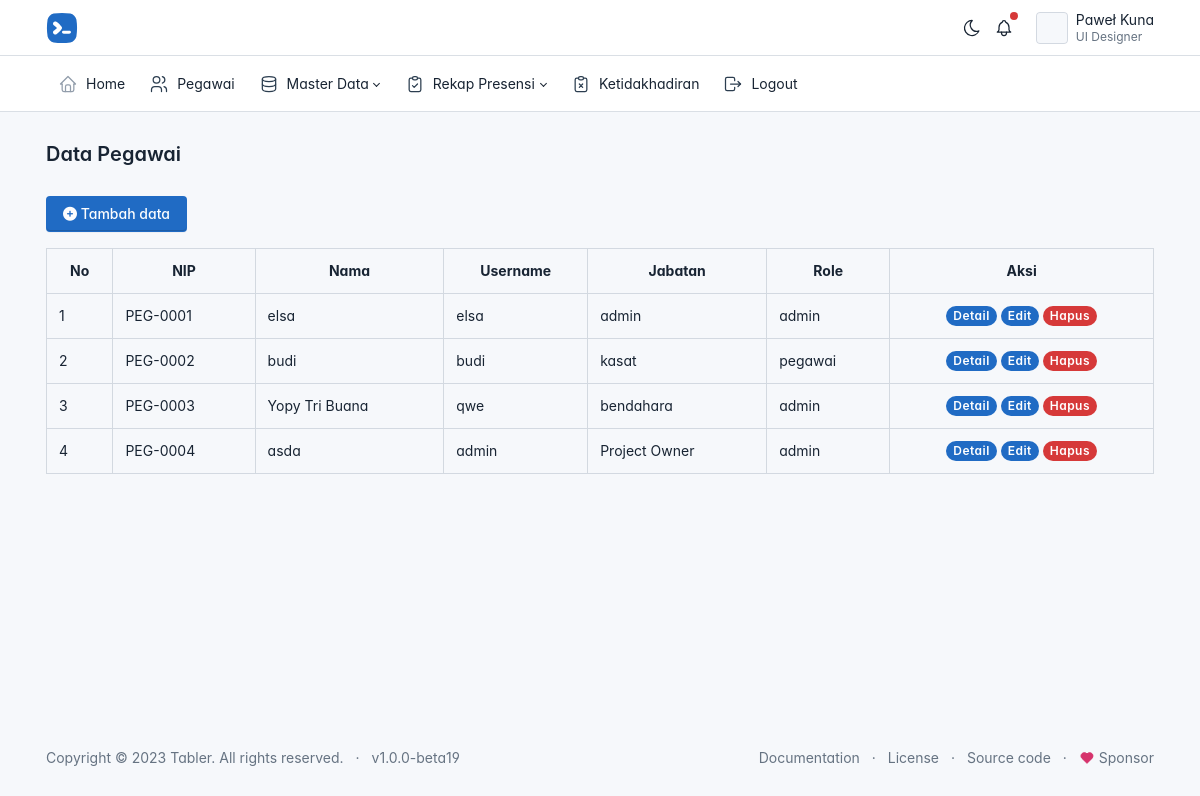
Before: /admin/data_pegawai/pegawai.php (signed in) with the older database file.
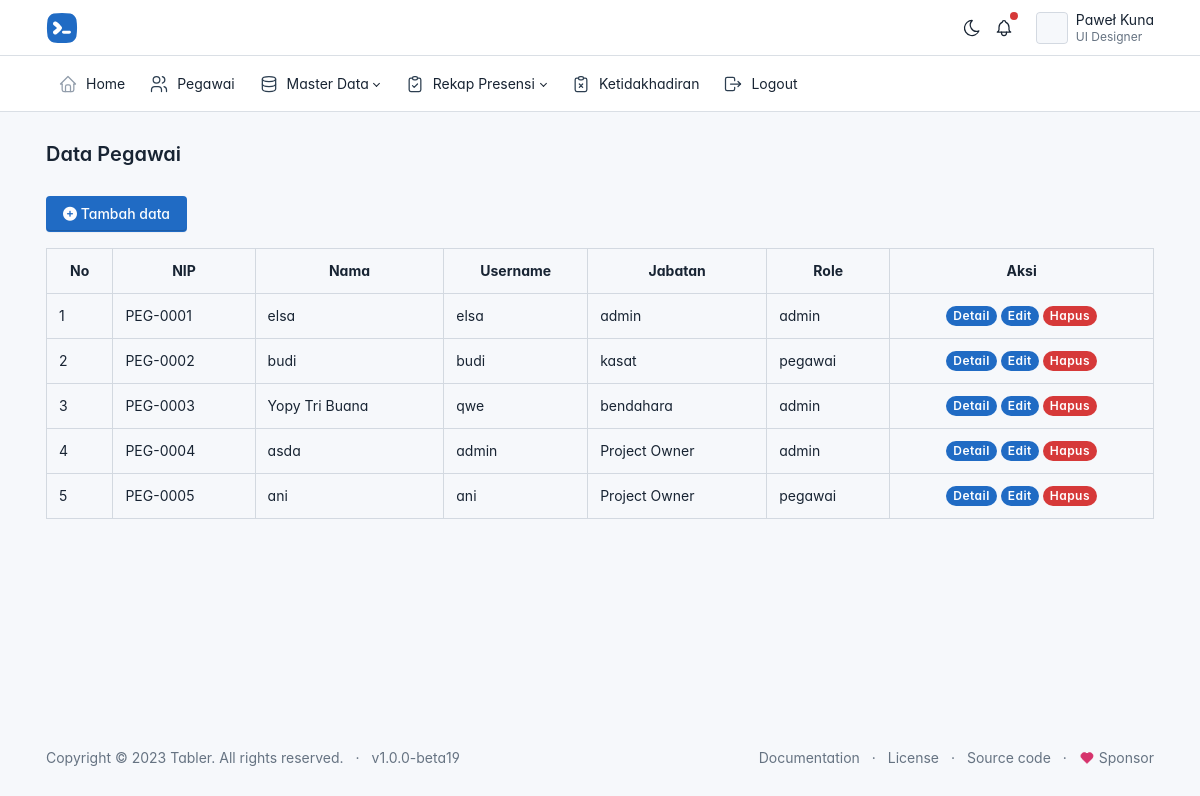
After: the same page with the newer database file.
### tables this page shows
CREATE TABLE `users` (
  `id` int(11) NOT NULL,
  `id_pegawai` int(11) NOT NULL,
  `username` varchar(255) NOT NULL,
  `password` varchar(255) NOT NULL,
  `status` varchar(20) NOT NULL,
  `role` varchar(20) NOT NULL
);

CREATE TABLE `pegawai` (
  `id` int(11) NOT NULL,
  `nip` varchar(50) NOT NULL,
  `nama` varchar(255) NOT NULL,
  `jenis_kelamin` varchar(50) NOT NULL,
  `alamat` varchar(225) NOT NULL,
  `no_handphone` varchar(20) NOT NULL,
  `jabatan` varchar(50) NOT NULL,
  `lokasi_presensi` varchar(225) NOT NULL,
  `foto` varchar(225) NOT NULL
);

### config.php (called while the page is built, shortened)
<?php
function base_url($url = null)
{
    $base_url = 'http://localhost/presensi';
    if ($url != null) {
        return $base_url . "/".$url;
    }
    return $base_url;
}

### admin/data_pegawai/pegawai.php (the view, shortened to what this page needs)
<?php
$judul_halaman = "Data Pegawai";
include('../../admin/layout/header.php');
require_once('../../config.php');
$result = mysqli_query($connection, "SELECT users.id_pegawai, users.username, users.password, users.status, users.role, pegawai.* FROM users JOIN pegawai ON users.id_pegawai = pegawai.id") or die(mysqli_error($connection));
?>
<div class="page-body">
    <div class="container-xl">
        <a href="<?= base_url('admin/data_pegawai/tambah.php') ?>" class="btn btn-primary">
            <span class="text">
                <i class="fa-solid fa-circle-plus"></i>
                Tambah data
            </span>
        </a>
        <table class="table table-bordered mt-3">
            <tr class="text-center">
                <th>No</th>
                <th>NIP</th>
                <th>Nama</th>
                <th>Username</th>
                <th>Jabatan</th>
                <th>Role</th>
                <th>Aksi</th>
            </tr>
            <?php if (mysqli_num_rows($result) === 0) { ?>
                <tr>
                    <td colspan="7">Data Kosong, Silahkan tambahkan data baru</td>
                </tr>
            <?php } else { ?>
                <?php $no = 1;
                while ($pegawai = mysqli_fetch_array($result)) : ?>
                    <tr >
                        <td><?= $no++ ?></td>
                        <td><?= $pegawai['nip'] ?></td>
                        <td><?= $pegawai['nama']  ?></td>
                        <td><?= $pegawai['username'] ?></td>
                        <td><?= $pegawai['jabatan'] ?></td>
                        <td><?= $pegawai['role'] ?></td>
                        <td class="text-center">
                            <a href="<?= base_url('admin/data_pegawai/detail.php?id=' . $pegawai['id']) ?>" class="badge badge-pill bg-primary">Detail</a>
                            <a href="<?= base_url('admin/data_pegawai/edit.php?id=' . $pegawai['id']) ?>" class="badge badge-pill bg-primary">Edit</a>
                            <a href="<?= base_url('admin/data_pegawai/hapus.php?id=' . $pegawai['id']) ?>" class="badge badge-pill bg-danger tombol-hapus">Hapus</a>
                        </td>
                    </tr>
                <?php endwhile; ?>
            <?php } ?>
        </table>
    </div>
</div>
<?php include('../layout/footer.php'); ?>

### admin/layout/header.php (shortened to what this page needs)
<?php
global $judul_halaman;
require_once('../../config.php')
?>
<!doctype html>
<html lang="en">
<head>
    <link href=" <?= base_url('assets/css/tabler.min.css?1684106062')?> " rel="stylesheet" />
    <link href=" <?= base_url('assets/css/tabler-vendors.min.css?1684106062')?>" rel="stylesheet" />
    <link href=" <?= base_url('assets/css/demo.min.css?1684106062')?>" rel="stylesheet" />
    <link rel="stylesheet" href="https://cdnjs.cloudflare.com/ajax/libs/font-awesome/6.5.2/css/all.min.css" />
</head>
<body>
    <div class="page">
        <header class="navbar navbar-expand-md d-print-none">
            <div class="container-xl">
                <h1 class="navbar-brand navbar-brand-autodark d-none-navbar-horizontal pe-0 pe-md-3">
                    <a href=".">
                        <img src="<?= base_url('assets/img/logo-small.svg') ?>" width="110" height="32" alt="Tabler" class="navbar-brand-image">
                    </a>
                </h1>
                <div class="navbar-nav flex-row order-md-last">
                    <div class="d-none d-md-flex">
                        <a href="?theme=dark" class="nav-link px-0 hide-theme-dark" title="Enable dark mode" data-bs-toggle="tooltip" data-bs-placement="bottom">
                        </a>
                        <div class="nav-item dropdown d-none d-md-flex me-3">
                            <a href="#" class="nav-link px-0" data-bs-toggle="dropdown" tabindex="-1" aria-label="Show notifications">
                                <span class="badge bg-red"></span>
                            </a>
                        </div>
                    </div>
                    <div class="nav-item dropdown">
                        <a href="#" class="nav-link d-flex lh-1 text-reset p-0" data-bs-toggle="dropdown" aria-label="Open user menu">
                            <span class="avatar avatar-sm" style="background-image: url(./static/avatars/000m.jpg)"></span>
                            <div class="d-none d-xl-block ps-2">
                                <div>Paweł Kuna</div>
                                <div class="mt-1 small text-muted">UI Designer</div>
                            </div>
                        </a>
                    </div>
                </div>
            </div>
        </header>
        <header class="navbar-expand-md">
            <div class="collapse navbar-collapse" id="navbar-menu">
                <div class="navbar">
                    <div class="container-xl">
                        <ul class="navbar-nav">
                            <li class="nav-item">
                                <a class="nav-link" href="<?= base_url('admin/home/home.php') ?>">
                                    <span class="nav-link-icon d-md-none d-lg-inline-block">
                                    </span>
                                    <span class="nav-link-title">
                                        Home
                                    </span>
                                </a>
                            </li>
                            <li class="nav-item">
                                <a class="nav-link" href="<?= base_url('admin/data_pegawai/pegawai.php') ?>">
                                    <span class="nav-link-icon d-md-none d-lg-inline-block">
                                    </span>
                                    <span class="nav-link-title">
                                        Pegawai
                                    </span>
                                </a>
                            </li>
                            <li class="nav-item dropdown">
                                <a class="nav-link dropdown-toggle" href="#navbar-base" data-bs-toggle="dropdown" data-bs-auto-close="outside" role="button" aria-expanded="false">
                                    <span class="nav-link-icon d-md-none d-lg-inline-block">
                                    </span>
                                    <span class="nav-link-title">
                                        Master Data
                                    </span>
                                </a>
                            </li>
                            <li class="nav-item dropdown">
                                <a class="nav-link dropdown-toggle" href="#navbar-base" data-bs-toggle="dropdown" data-bs-auto-close="outside" role="button" aria-expanded="false">
                                    <span class="nav-link-icon d-md-none d-lg-inline-block">
                                    </span>
                                    <span class="nav-link-title">
                                        Rekap Presensi
                                    </span>
                                </a>
                            </li>
                            <li class="nav-item">
                                <a class="nav-link" href="<?= base_url('admin/data_ketidakhadiran/ketidakhadiran.php') ?>">
                                    <span class="nav-link-icon d-md-none d-lg-inline-block">
                                    </span>
                                    <span class="nav-link-title">
                                        Ketidakhadiran
                                    </span>
                                </a>
                            </li>
                            <li class="nav-item">
                                <a class="nav-link" href="<?= base_url('auth/logout.php') ?>">
                                    <span class="nav-link-icon d-md-none d-lg-inline-block">
                                    </span>
                                    <span class="nav-link-title">
                                        Logout
                                    </span>
                                </a>
                            </li>
                        </ul>
                    </div>
                </div>
            </div>
        </header>
        <div class="page-wrapper">
            <div class="page-header d-print-none">
                <div class="container-xl">
                    <div class="row g-2 align-items-center">
                        <div class="col">
                            <h2 class="page-title">
                                <?= $judul_halaman ?>
                            </h2>
                        </div>
                    </div>
                </div>
            </div>

### admin/layout/footer.php (shortened to what this page needs)
<footer class="footer footer-transparent d-print-none">
    <div class="container-xl">
        <div class="row text-center align-items-center flex-row-reverse">
            <div class="col-lg-auto ms-lg-auto">
                <ul class="list-inline list-inline-dots mb-0">
                    <li class="list-inline-item"><a href="https://tabler.io/docs" target="_blank" class="link-secondary" rel="noopener">Documentation</a></li>
                    <li class="list-inline-item"><a href="./license.html" class="link-secondary">License</a></li>
                    <li class="list-inline-item"><a href="https://github.com/tabler/tabler" target="_blank" class="link-secondary" rel="noopener">Source code</a></li>
                    <li class="list-inline-item">
                        <a href="https://github.com/sponsors/codecalm" target="_blank" class="link-secondary" rel="noopener">
                            Sponsor
                        </a>
                    </li>
                </ul>
            </div>
            <div class="col-12 col-lg-auto mt-3 mt-lg-0">
                <ul class="list-inline list-inline-dots mb-0">
                    <li class="list-inline-item">
                        Copyright &copy; 2023
                        <a href="." class="link-secondary">Tabler</a>.
                        All rights reserved.
                    </li>
                    <li class="list-inline-item">
                        <a href="./changelog.html" class="link-secondary" rel="noopener">
                            v1.0.0-beta19
                        </a>
                    </li>
                </ul>
            </div>
        </div>
    </div>
</footer>
</div>
</div>
</body>
</html>

### admin/layout/header.php (style rules this page uses)
:root { --tblr-font-sans-serif: 'Inter Var', -apple-system, BlinkMacSystemFont, San Francisco, Segoe UI, Roboto, Helvetica Neue, sans-serif; }
body { font-feature-settings: "cv03", "cv04", "cv11"; }

Changed rows visible on the page:
added users: id_pegawai.nip "PEG-0005", id_pegawai.nama "ani", username "ani", id_pegawai.jabatan "Project Owner", role "pegawai"
